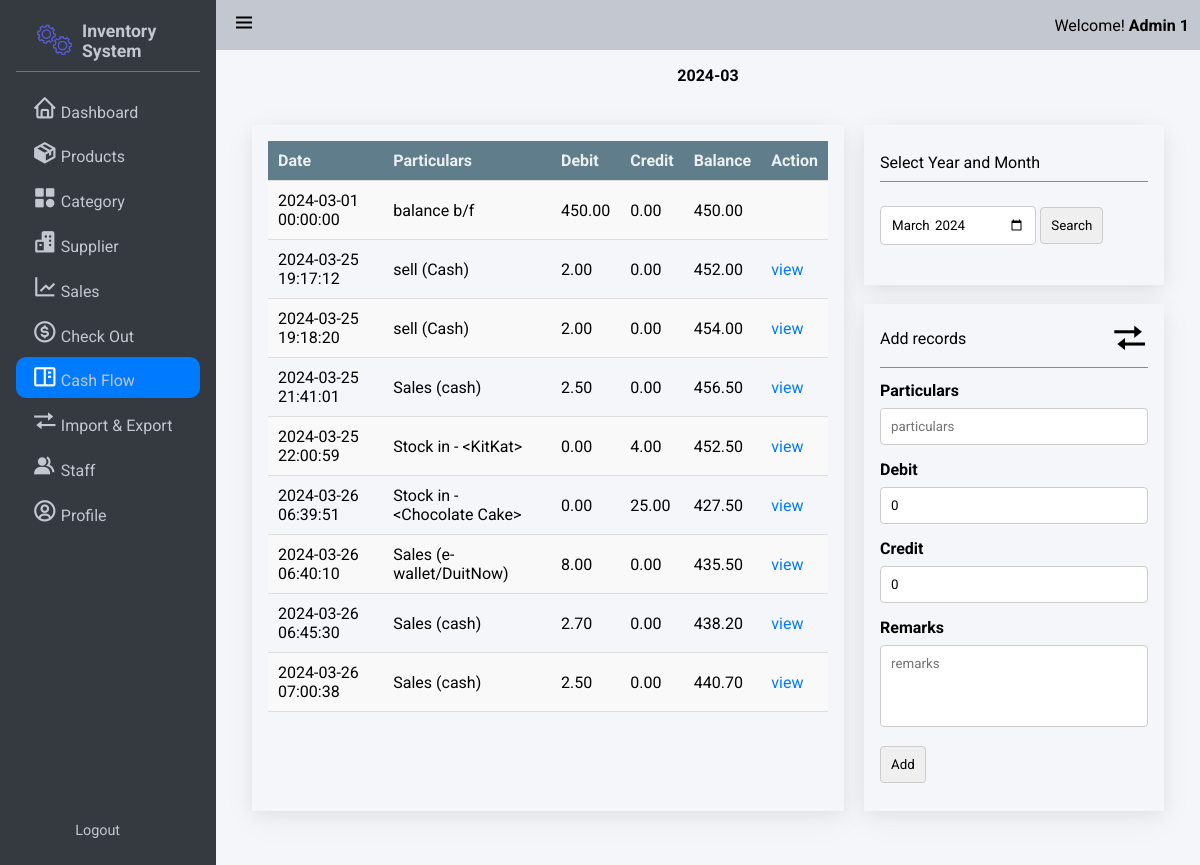
The page /cashflow/ (signed in) on the database as committed earlier.
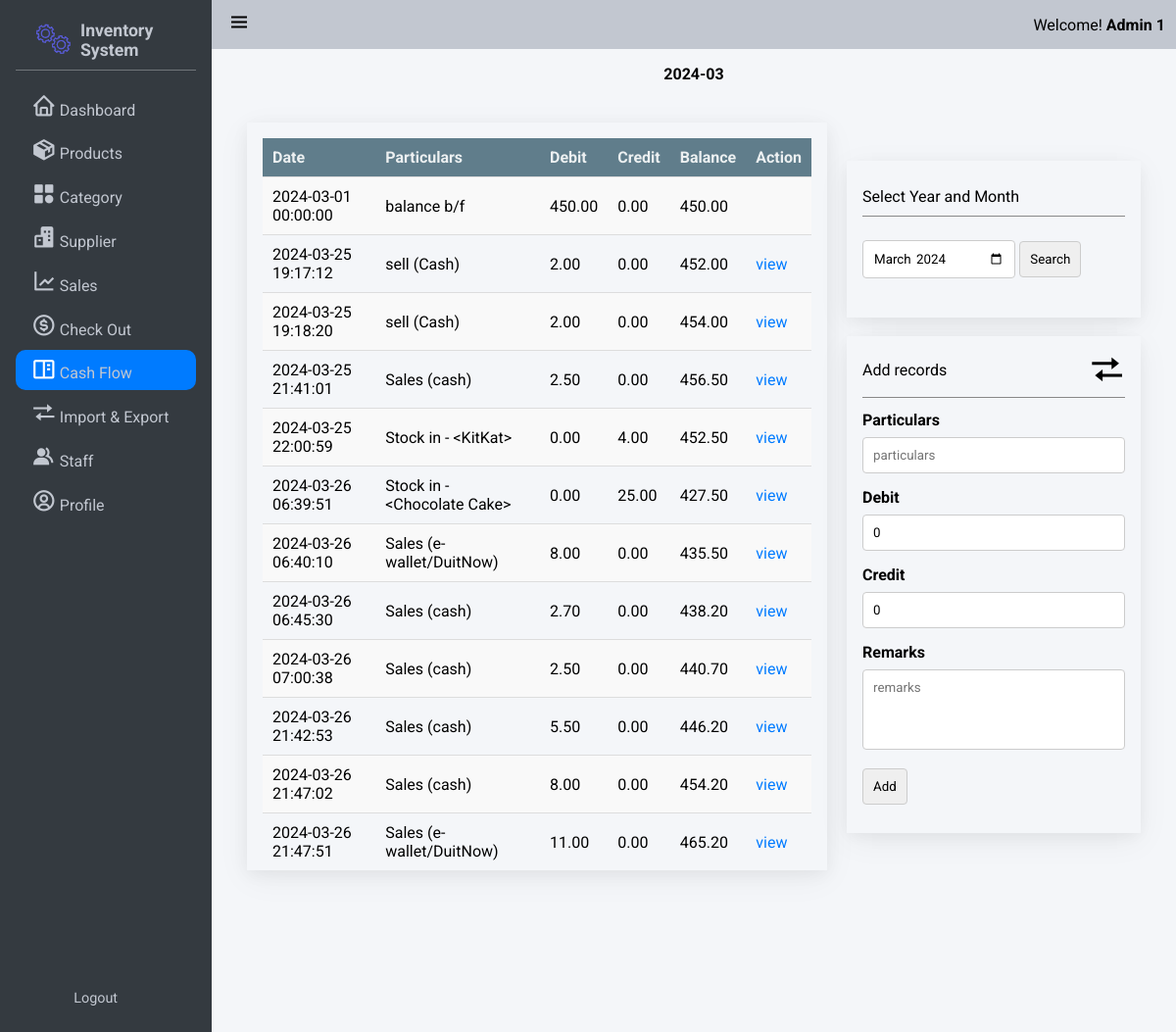
The same page on the database as committed later.
### app/models/user.py (models this page shows, shortened)
class Role(db.Model):
    __tablename__ = 'roles'
    id = db.Column(db.Integer(), primary_key=True)
    name = db.Column(db.String(50), unique=True)

class User(UserMixin,db.Model):
    __tablename__ = 'users'
    id = db.Column(db.Integer, primary_key=True)
    StaffID = db.Column(db.String,unique = True)
    First_Name = db.Column(db.String(100, collation='NOCASE'), nullable=False, server_default='')
    Last_Name = db.Column(db.String(100, collation='NOCASE'), nullable=False, server_default='')
    Email = db.Column(db.String(50), unique=True, nullable=False)
    Password = db.Column(db.String(80), nullable=False)
    pins = db.Column(db.Integer)
    roles = db.relationship('Role', secondary='user_roles')
    active = db.Column('is_active', db.Boolean(), nullable=False, server_default='1')
    Email_Confirmed_At = db.Column(db.DateTime())
    Last_Login = db.Column(db.DateTime())

### app/models/cashflow.py (models this page shows, shortened)
class Cashflow(db.Model):
    id = db.Column(db.Integer, primary_key=True)
    particulars = db.Column(db.String(255), nullable=False)
    date = db.Column(db.DateTime, nullable=False)
    debit = db.Column(db.Float, default=0)
    credit = db.Column(db.Float, default=0)
    balance = db.Column(db.Float, default=0)
    remarks = db.Column(db.String(255))

### app/cashflow/routes.py (the view)
@bp.route('/', methods=['GET'])
def index():
    selected_month =  datetime.today() if not request.args.get('date') else datetime.strptime(request.args.get('date'),'%Y-%m').replace(day=1).date()
    selected_month = datetime.strftime(selected_month,'%Y-%m-%d')
    selected_month = datetime.strptime(selected_month,"%Y-%m-%d").replace(day=1,hour=0,minute=0,second=0)
    first_day_of_month, last_day_of_month, _,_= get_month_value(selected_month)
    if not Cashflow.query.filter(Cashflow.date == first_day_of_month).first():
        init_current_month()
    check_last_month_balance(selected_month)
    cashflows = Cashflow.query.filter(Cashflow.date >= first_day_of_month,Cashflow.date<=last_day_of_month).order_by(Cashflow.date).all()
    return render_template('cashflow.html',cashflows = cashflows,date = datetime.strftime(selected_month,'%Y-%m'))

### app/auth.py (called while the page is built)
@login_manager.user_loader
def load_user(user_id):
    return User.query.get(int(user_id))

### app/cashflow/routes.py (called while the page is built)
def get_month_value(date):
    first_day_month = datetime.strftime(date,"%Y-%m-%d %H:%M:%S")
    first_day_month = datetime.strptime(first_day_month,"%Y-%m-%d %H:%M:%S").replace(day=1,hour=0,minute=0,second=0)
    next_month = first_day_month.replace(day=28) + timedelta(days=4)
    lastday_of_month = next_month.replace(day=1) - timedelta(days=1)
    lastday_of_month = lastday_of_month.replace(hour=23,minute=59,second=59)
    lastday_of_previous_month = first_day_month.replace(day=1) - timedelta(days=1)
    lastday_of_previous_month = lastday_of_previous_month.replace(hour=23,minute=59,second=59)
    firstday_of_previous_month = lastday_of_previous_month.replace(day=1,hour=0,minute=0,second=0)
    return first_day_month, lastday_of_month, firstday_of_previous_month, lastday_of_previous_month

### app/templates/cashflow.html (shortened to what this page needs)
{% extends 'base.html' %}
{% block nav_cashflow %}active{% endblock %}
{% block css_style %}
    <link rel="stylesheet" href="{{url_for('static',filename='css/table.css')}}">
    <link rel="stylesheet" href="{{url_for('static',filename='css/form.css')}}">
    <link rel="stylesheet" href="{{url_for('static',filename='css/flex.css')}}">
    <link rel="stylesheet" href="{{url_for('static',filename='css/grid.css')}}">
{% endblock %}
{% block content %}
<h4 style="text-align: center;">{{date}}</h4>
<div class="grid-container four-two-grid">
    <div class="card" style="max-height: 763px; overflow-y: scroll;">
        <table>
            <tr>
                <th>Date</th>
                <th>Particulars</th>
                <th>Debit</th>
                <th>Credit</th>
                <th>Balance</th>
                <th>Action</th>
            </tr>
            {% for row in cashflows %}
            <tr>
                <td>{{row.date}}</td>
                <td>{{row.particulars}}</td>
                <td>{{"%.2f"|format(row.debit)}}</td>
                <td>{{"%.2f"|format(row.credit)}}</td>
                <td>{{"%.2f"|format(row.balance)}}</td>
                <td>{% if row.particulars != "balance b/f" %}<a href="{{url_for('cashflow.record_detail',id=row.id)}}">view</a> {% endif %}</td>
            </tr>
            {% endfor %}
        </table>
    </div>
    <div class="flex flex-center-center flex-direction-column">
        <div class="card" style="justify-content: space-evenly  !important;">
            <div class="card-header">Select Year and Month</div>
            <div class="card-contents">
                <form action="{{url_for('cashflow.index',id=current_user.id)}}" method='get'>
                    <input type="month" name="date" value="{{date}}" />
                    <input type="submit" value="Search">
                </form>
            </div>
        </div>
        <br>
        {% for role in current_user.roles if role.name == 'admin' %}
        <div class="card">
            <div class="card-header">
                <div class="flex flex-between-center">
                    <p id="switch-text">Add records</p>
                    <i class='bx bx-transfer' id="switch-btn" style="cursor: pointer;"></i>
                </div>
            </div>
            <div class="card-contents">
                <form action="{{url_for('cashflow.add_cashflow')}}" method="post" id="add-form">
                    <label for="particulars">Particulars</label>
                    <input type="text" placeholder="particulars" name="particulars">
                    <label for="particulars">Debit</label>
                    <input type="number" placeholder="debit" name="debit" value="0" min="0.00" step="0.01" required>
                    <label for="particulars">Credit</label>
                    <input type="number" placeholder="credit" name="credit" value="0" min="0.00" step="0.01" required>
                    <label for="particulars">Remarks</label>
                    <textarea type="text" placeholder="remarks" value="" name="remark" style=" resize: none;" rows="4"></textarea>
                    <input type="submit" value="Add">
                </form>
            </div>
        </div>
        {% endfor %}
    </div>
</div>
{% endblock %}

### app/templates/base.html (shortened to what this page needs)
<!DOCTYPE html>
<html lang="en">
<head>
    <link rel="stylesheet" href="{{url_for('static',filename='css/button.css')}}">
    <link rel="stylesheet" href="{{url_for('static',filename='css/style.css')}}">
    <link rel="stylesheet" href="{{url_for('static',filename='css/responsive.css')}}">
    <link rel="stylesheet" href="{{url_for('static',filename='css/cards.css')}}">
    <link rel="stylesheet" href="{{url_for('static',filename='css/preloader.css')}}">
    <link href='https://unpkg.com/boxicons@2.1.4/css/boxicons.min.css' rel='stylesheet'>
    {% block css_style %}{% endblock %}
</head>
<body>
    <div class="wrapper">
        <aside class="opened" id="aside">
            <div class="sidebar">
                <div class="brand-items">
                    <div class="brand-logo">
                        <img src="{{url_for('static',filename='/img/gear-loader.gif')}}" alt="" class="brand-img">
                        <h3>Inventory System</h3>
                    </div>
                </div>
                <div class="menu-bar">
                    <div class="menu">
                        <ul class="menu-links">
                            <li class="menu-link {% block nav_dashboard %}{% endblock %}"><i class='nav-icon bx bx-home'></i><a href="{{ url_for('dashboard') }}">Dashboard</a></li>
                            <li class="menu-link {% block nav_inventory %}{% endblock %}"><i class='nav-icon bx bxs-package'></i><a href="{{ url_for('product.index') }}">Products</a></li>
                            <li class="menu-link {% block nav_category %}{% endblock %}"><i class='nav-icon bx bxs-category' ></i><a href="{{ url_for('category.index') }}">Category</a></li>
                            <li class="menu-link {% block nav_supplier %}{% endblock %}"><i class='nav-icon bx bxs-buildings' ></i><a href="{{ url_for('supplier.index') }}">Supplier</a></li>
                            <li class="menu-link {% block nav_report %}{% endblock %}"><i class='nav-icon bx bx-line-chart' ></i><a href="{{ url_for('sale.sales_index') }}">Sales</a></li>
                            <li class="menu-link {% block nav_checkout %}{% endblock %}"><i class='nav-icon bx bx-dollar-circle' ></i><a href="{{ url_for('sale.show_checkout_page') }}">Check Out</a></li>
                            <li class="menu-link {% block nav_cashflow %}{% endblock %}"><i class='nav-icon bx bx-book-content'></i><a href="{{url_for('cashflow.index')}}">Cash Flow</a></li>
                            <li class="menu-link {% block nav_ImExport %}{% endblock %}"><i class='nav-icon bx bx-transfer'></i><a href="{{url_for('main.imexport_overview')}}">Import & Export</a></li>
                            {% for role in current_user.roles if role.name == 'admin' %}
                                <li class="menu-link {% block nav_staff %}{% endblock %}"><i class='nav-icon bx bxs-group' ></i><a href="{{ url_for('user.index') }}">Staff</a></li>
                            {% endfor %}
                            <li class="menu-link {% block nav_profile %}{% endblock %}"><i class='nav-icon bx bx-user-circle'></i><a href="{{url_for('user.get_staff',id=current_user.id)}}">Profile</a></li>
                        </ul>
                    </div>
                    <div class="bottom-content">
                        <li class="menu-link"><a href="{{url_for('auth.logout')}}">Logout</a></li>
                    </div>
                </div>
            </div>
        </aside>
       <div class="main">
            <header class="main-header">
                <div class="left-nav">
                    <div class="menu-burger">
                        <i class='bx bx-menu '></i>
                    </div>
                </div>
                <div class="right-nav flex flex-center-center">
                    <span>Welcome! <b>{{current_user.Last_Name + ' ' + current_user.First_Name}}</b></span>
                </div>
            </header>
            <div class="main-container">
                    {% block content %} {% endblock %}
            </div>
        </div>
    </div>
    </body>
    </html>

### app/static/css/button.css (style rules this page uses)
:root { --primary-color: #3498db; --secondary-color: #2ecc71; --accent-color: #e74c3c; --background-color: #ecf0f1; --link-color: #2980b9; --border-color: #bdc3c7; --success-color: #27ae60; --warning-color: #f39c12; --error-color: #c0392b; --info-color: #3498db; --dark-color: #34495e; --light-color: #ecf0f1; --gray-color: #7f8c8d; --purple-color: #9b59b6; --pink-color: #e91e63; --teal-color: #009688; --orange-color: #e67e22; --brown-color: #795548; --cyan-color: #00bcd4; --indigo-color: #3f51b5; --lime-color: #cddc39; --amber-color: #ffc107; --deep-purple-color: #673ab7; --deep-orange-color: #ff5722; --light-green-color: #8bc34a; --blue-gray-color: #607d8b; --yellow-color: #ffeb3b; }

### app/static/css/style.css (style rules this page uses)
:root { --text-color:#212529; --text-color-grey:#c2c7d0; --text-color-dark-grey:#898989; --main-color:#007bff; --main-color-hover:#228dff; --second-color:; --second-color-hover:; --white-color:#fff; --bg-color-dark:#343a40; --bg-color-second-light:#dee2e6; --bg-color-light:#f4f6f9; --toggle-color:#ddd; --red-color:#dc3545; --dark-yellow-color:#ffc107; --yellow-color:#ffc107; --sidebar-width:18%; }
* { font-family: 'Roboto', sans-serif; margin: 0; padding: 0; box-sizing: border-box; scrollbar-width: none; }
a { text-decoration: none; color: var(--main-color); }
ul,li { list-style: none; }
img { width: 100%; object-fit: cover; }
body { width: 100vw; height: 100vh; background: #e9ecef; position: relative; }
.wrapper { height: 100vh; width: 100vw; display: flex; overflow: hidden; }
input { padding: 10px; box-sizing: border-box; border: 1px solid #ccc; border-radius: 4px; }
aside { position: relative; width: 15px; height: 100vh; background: var(--bg-color-dark); transition: margin-left .3s ease-in-out .3s ease-in-out; overflow-x: hidden; overflow-y: hidden; z-index: 999; color: var(--text-color-grey); transition:width 0.3s linear; }
aside.opened { width: var(--sidebar-width); }
.sidebar { padding: 0.625rem 1rem; height: 100%; }
.sidebar li { margin-bottom: .2rem; padding: .5rem 1rem; align-items: flex-end; display: flex; border-radius: 10px; }
.brand-items { display: flex; align-items: center; justify-content: space-between; padding: 0.5rem 1rem; border-bottom: rgba(255, 255, 255, 0.3) 1px solid ; }
.brand-items img { width: 50px; object-fit: cover; padding: 0 5px 0 0; }
.brand-logo { display: flex; align-items: center; }
.brand-logo h3 { font-size: 1.1rem; }
.menu-bar { height: calc(100% - 4rem); display: flex; flex-direction: column; justify-content: space-between; }
.menu-links { margin-top: 1rem; }
.menu-link.active { background: var(--main-color); color: var(--white-color); transition: .05s ease-in-out .03s; }
.menu-link .nav-icon { text-align: center; margin-right: .2rem; font-size: 1.6rem; width: 1.6rem; }
.menu-link a { color: var(--text-color-grey); }
.bottom-content { display: flex; align-items: center; justify-content: space-between; flex-wrap: nowrap; padding: .2em 1em; font-size: 0.9rem; }
.main { width: calc(100% - var(--sidebar-width)); height: 100%; background: var(--bg-color-light); transition: width .3s ease-in; }
.main-header { position: relative; padding: .7rem .7rem; display: flex; justify-content: space-between; background: var(--text-color-grey); }
.left-nav { display: flex; align-items: center; }
.menu-burger { font-size: 1.8rem; }
.left-nav .menu-burger { padding: 0 0.3rem; margin-right: 1rem; font-size: 1.5rem; cursor: pointer; }
.main-container { padding: 1rem 1rem 4rem 1rem; overflow: scroll; height: 100%; }

### app/static/css/cards.css (style rules this page uses)
.card { display: flex; flex-direction: column; justify-content: space-between; padding: 1rem; background: var(--bg-color-light); min-height: 160px; box-shadow: rgba(17, 17, 26, 0.05) 0px 4px 16px, rgba(17, 17, 26, 0.05) 0px 8px 32px; }
.card-header { padding:0 0 0.6rem 0; border-bottom: 1px solid var(--text-color-dark-grey); }
.card-contents { padding: 0.8rem 0; }
.card i { font-size: 2.3rem; }

### app/static/css/table.css (style rules this page uses)
table { width: 100%; border-collapse: collapse; margin-bottom: 20px; }
th { background-color: var(--blue-gray-color); color:var(--background-color); padding: 10px; text-align: left; font-weight: bold; }
tr { border-bottom: 1px solid #ddd; }
tr:nth-child(even) { background-color: #f9f9f9; }
td { padding: 10px; }

### app/static/css/flex.css (style rules this page uses)
.flex { display: flex; }
.flex-center-center { justify-content: center; align-items: center; }
.flex-between-center { justify-content: space-between; align-items: center; }
.flex-direction-column { flex-direction: column; }

### app/templates/cashflow.html (style rules this page uses)
.card { min-width: 300px; }

Rows that differ between the two databases and show on the page:
added Cashflow: date "2024-03-26 21:42:53", particulars "Sales (cash)", debit "5.50", credit "0.00", balance "446.20"
added Cashflow: date "2024-03-26 21:47:02", particulars "Sales (cash)", debit "8.00", credit "0.00", balance "454.20"
added Cashflow: date "2024-03-26 21:47:51", particulars "Sales (e-wallet/DuitNow)", debit "11.00", credit "0.00", balance "465.20"
